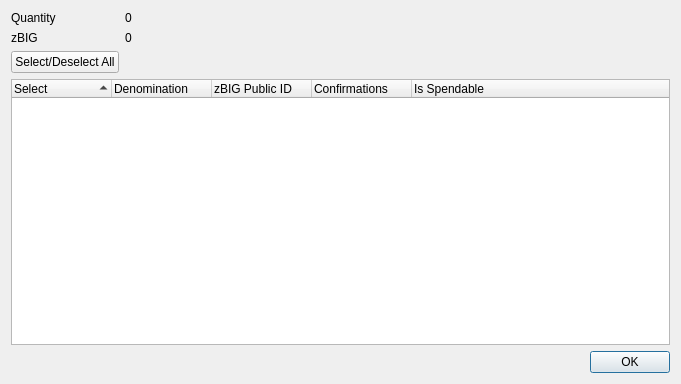
<?xml version="1.0" encoding="UTF-8"?>
<ui version="4.0">
 <class>ZBIGControlDialog</class>
 <widget class="QDialog" name="ZBIGControlDialog">
  <property name="geometry">
   <rect>
    <x>0</x>
    <y>0</y>
    <width>681</width>
    <height>384</height>
   </rect>
  </property>
  <property name="minimumSize">
   <size>
    <width>681</width>
    <height>384</height>
   </size>
  </property>
  <property name="windowTitle">
   <string>Select zBIG to Spend</string>
  </property>
  <layout class="QGridLayout" name="gridLayout">
   <item row="0" column="0">
    <layout class="QFormLayout" name="formLayout">
     <property name="sizeConstraint">
      <enum>QLayout::SetDefaultConstraint</enum>
     </property>
     <item row="0" column="0">
      <widget class="QLabel" name="labelQuantity">
       <property name="text">
        <string>Quantity</string>
       </property>
      </widget>
     </item>
     <item row="0" column="1">
      <widget class="QLabel" name="labelQuantity_int">
       <property name="text">
        <string>0</string>
       </property>
      </widget>
     </item>
     <item row="1" column="0">
      <widget class="QLabel" name="labelZBIG">
       <property name="text">
        <string>zBIG</string>
       </property>
      </widget>
     </item>
     <item row="1" column="1">
      <widget class="QLabel" name="labelZBIG_int">
       <property name="text">
        <string>0</string>
       </property>
      </widget>
     </item>
     <item row="2" column="0">
      <widget class="QPushButton" name="pushButtonAll">
       <property name="text">
        <string>Select/Deselect All</string>
       </property>
      </widget>
     </item>
    </layout>
   </item>
   <item row="1" column="0">
    <layout class="QVBoxLayout" name="verticalLayout">
     <item>
      <widget class="QTreeWidget" name="treeWidget">
       <property name="minimumSize">
        <size>
         <width>0</width>
         <height>250</height>
        </size>
       </property>
       <property name="alternatingRowColors">
        <bool>true</bool>
       </property>
       <property name="sortingEnabled">
        <bool>true</bool>
       </property>
       <property name="columnCount">
        <number>5</number>
       </property>
       <attribute name="headerDefaultSectionSize">
        <number>100</number>
       </attribute>
       <column>
        <property name="text">
         <string notr="true">Select</string>
        </property>
       </column>
       <column>
        <property name="text">
         <string notr="true">Denomination</string>
        </property>
       </column>
       <column>
        <property name="text">
         <string notr="true">zBIG Public ID</string>
        </property>
       </column>
       <column>
        <property name="text">
         <string notr="true">Confirmations</string>
        </property>
       </column>
       <column>
        <property name="text">
         <string>Is Spendable</string>
        </property>
       </column>
      </widget>
     </item>
     <item>
      <widget class="QDialogButtonBox" name="buttonBox">
       <property name="orientation">
        <enum>Qt::Horizontal</enum>
       </property>
       <property name="standardButtons">
        <set>QDialogButtonBox::Ok</set>
       </property>
      </widget>
     </item>
    </layout>
   </item>
  </layout>
 </widget>
 <resources/>
 <connections>
  <connection>
   <sender>buttonBox</sender>
   <signal>accepted()</signal>
   <receiver>ZBIGControlDialog</receiver>
   <slot>accept()</slot>
   <hints>
    <hint type="sourcelabel">
     <x>248</x>
     <y>254</y>
    </hint>
    <hint type="destinationlabel">
     <x>157</x>
     <y>274</y>
    </hint>
   </hints>
  </connection>
  <connection>
   <sender>buttonBox</sender>
   <signal>rejected()</signal>
   <receiver>ZBIGControlDialog</receiver>
   <slot>reject()</slot>
   <hints>
    <hint type="sourcelabel">
     <x>316</x>
     <y>260</y>
    </hint>
    <hint type="destinationlabel">
     <x>286</x>
     <y>274</y>
    </hint>
   </hints>
  </connection>
 </connections>
</ui>
